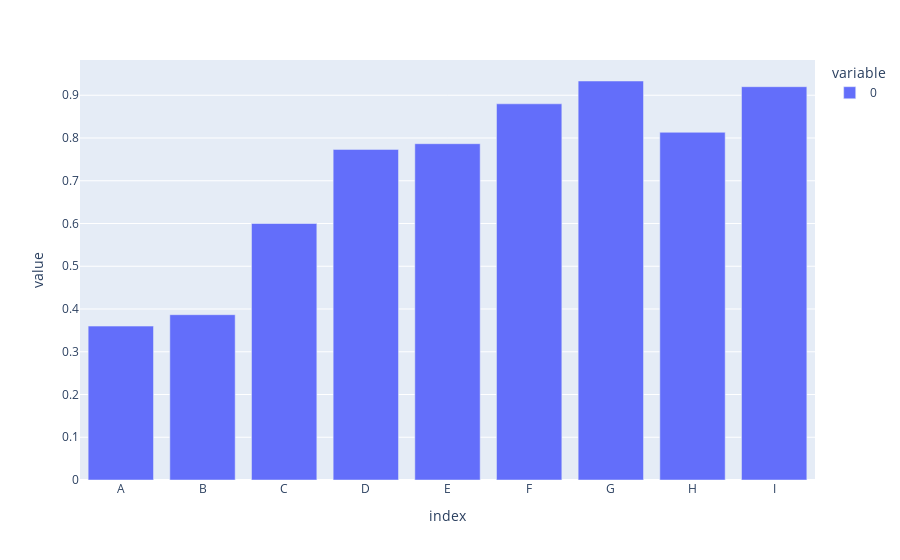

Here is the notebook cell this chart was saved with:
### Code cell
FLAccuracy = {}
FLAccuracy['A'] = update_train('./data/dataA.csv')
FLAccuracy['B'] = update_train('./data/dataB.csv')
FLAccuracy['C'] = update_train('./data/dataC.csv')
FLAccuracy['D'] = update_train('./data/dataD.csv')
FLAccuracy['E'] = update_train('./data/dataE.csv')
FLAccuracy['F'] = update_train('./data/dataF.csv')
FLAccuracy['G'] = update_train('./data/dataG.csv')
FLAccuracy['H'] = update_train('./data/dataH.csv')
FLAccuracy['I'] = update_train('./data/dataI.csv')
px.bar(pd.DataFrame.from_dict(FLAccuracy, orient='index'))

### Figure 1 — Plotly figure (JSON) as saved in the notebook; plotly's stock layout.template omitted (floating-point values rounded to 4 significant figures)
{"data": [{"alignmentgroup": "True", "hovertemplate": "variable=0<br>index=%{x}<br>value=%{y}<extra></extra>", "legendgroup": "0", "marker": {"color": "#636efa"}, "name": "0", "offsetgroup": "0", "orientation": "v", "showlegend": true, "textposition": "auto", "type": "bar", "x": ["A", "B", "C", "D", "E", "F", "G", "H", "I"], "xaxis": "x", "y": [0.36, 0.3867, 0.6, 0.7733, 0.7867, 0.88, 0.9333, 0.8133, 0.92], "yaxis": "y"}], "layout": {"autosize": true, "barmode": "relative", "legend": {"title": {"text": "variable"}, "tracegroupgap": 0}, "margin": {"t": 60}, "xaxis": {"anchor": "y", "autorange": true, "domain": [0, 1], "range": [-0.5, 8.5], "title": {"text": "index"}, "type": "category"}, "yaxis": {"anchor": "x", "autorange": true, "domain": [0, 1], "range": [0, 0.9825], "title": {"text": "value"}, "type": "linear"}}}
